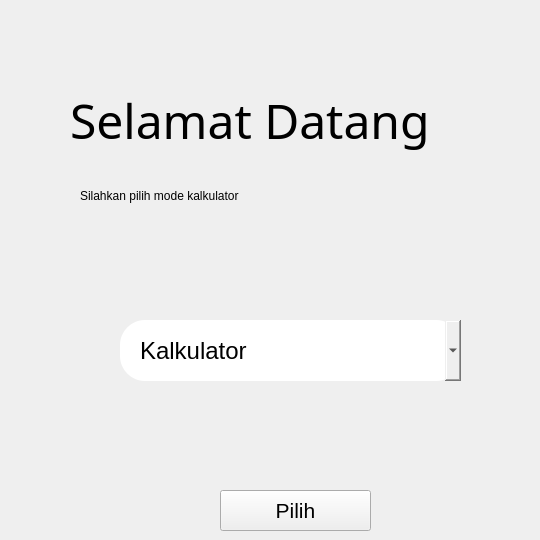
   <widget class="QWidget" name="page_welcome">
    <property name="styleSheet">
     <string notr="true">QWidget#page_welcome{
background-color: qlineargradient(spread:pad, x1:0, y1:0.102, x2:1, y2:1, stop:0 rgba(205, 165, 255, 255), stop:0.675393 rgba(156, 229, 219, 255), stop:1 rgba(255, 255, 255, 255));}</string>
    </property>
    <widget class="QLabel" name="welcome">
     <property name="geometry">
      <rect>
       <x>70</x>
       <y>40</y>
       <width>461</width>
       <height>161</height>
      </rect>
     </property>
     <property name="font">
      <font>
       <family>Bahnschrift SemiBold</family>
       <pointsize>36</pointsize>
       <weight>50</weight>
       <italic>false</italic>
       <bold>false</bold>
      </font>
     </property>
     <property name="styleSheet">
      <string notr="true">background-color: rgba(0, 0, 0, 0);</string>
     </property>
     <property name="text">
      <string>Selamat Datang</string>
     </property>
    </widget>
    <widget class="QLabel" name="welcome2">
     <property name="geometry">
      <rect>
       <x>80</x>
       <y>160</y>
       <width>411</width>
       <height>71</height>
      </rect>
     </property>
     <property name="styleSheet">
      <string notr="true">font: 63 18pt &quot;Bahnschrift SemiBold&quot;; background-color: rgba(0, 0, 0, 0);</string>
     </property>
     <property name="text">
      <string>Silahkan pilih mode kalkulator</string>
     </property>
    </widget>
    <widget class="QComboBox" name="Opsimode">
     <property name="geometry">
      <rect>
       <x>120</x>
       <y>320</y>
       <width>341</width>
       <height>61</height>
      </rect>
     </property>
     <property name="font">
      <font>
       <pointsize>18</pointsize>
      </font>
     </property>
     <property name="layoutDirection">
      <enum>Qt::LeftToRight</enum>
     </property>
     <property name="styleSheet">
      <string notr="true">border-radius: 25px;
padding-left:20px;</string>
     </property>
     <item>
      <property name="text">
       <string>Kalkulator</string>
      </property>
     </item>
     <item>
      <property name="text">
       <string>Konversi Data Digital</string>
      </property>
     </item>
     <item>
      <property name="text">
       <string>Konversi Daya</string>
      </property>
     </item>
     <item>
      <property name="text">
       <string>Konversi Suhu</string>
      </property>
     </item>
     <item>
      <property name="text">
       <string>Konversi Panjang</string>
      </property>
     </item>
     <item>
      <property name="text">
       <string>Konversi Massa</string>
      </property>
     </item>
    </widget>
    <widget class="QPushButton" name="submitpilihan">
     <property name="geometry">
      <rect>
       <x>220</x>
       <y>490</y>
       <width>151</width>
       <height>41</height>
      </rect>
     </property>
     <property name="font">
      <font>
       <pointsize>16</pointsize>
      </font>
     </property>
     <property name="text">
      <string>Pilih</string>
     </property>
    </widget>
   </widget>
